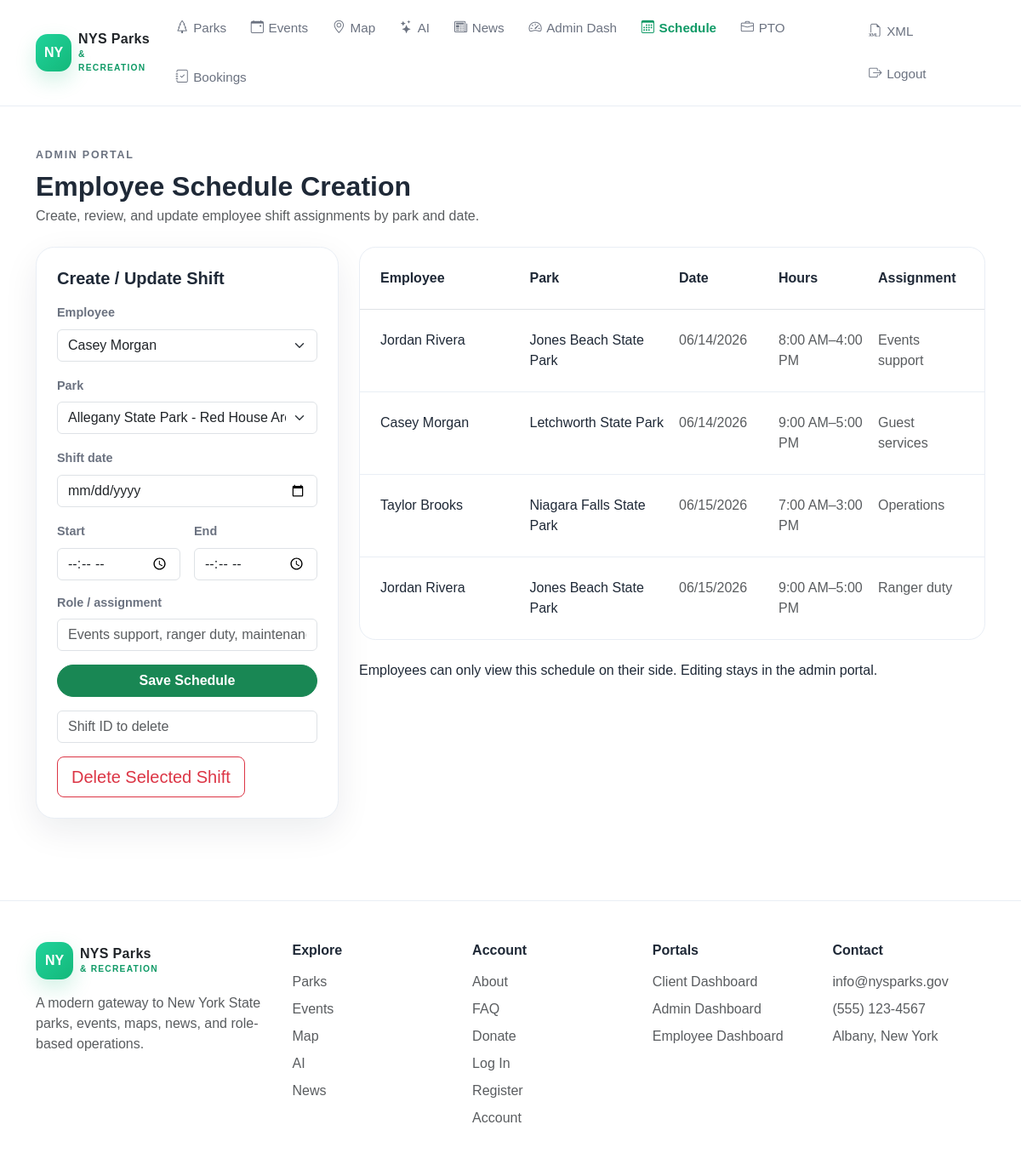
Page /admin-employee-schedule.php (signed in) on the committed database.
### tables this page shows
CREATE TABLE employee_schedules (
    id INT AUTO_INCREMENT PRIMARY KEY,
    employee_id INT NOT NULL,
    park_id INT NOT NULL,
    shift_date DATE NOT NULL,
    start_time TIME NOT NULL,
    end_time TIME NOT NULL,
    assignment VARCHAR(120) NOT NULL,
    schedule_status ENUM('scheduled','cancelled','completed') NOT NULL DEFAULT 'scheduled',
    notes TEXT NULL,
    created_by INT NULL,
    created_at DATETIME NOT NULL DEFAULT CURRENT_TIMESTAMP,
    updated_at DATETIME NOT NULL DEFAULT CURRENT_TIMESTAMP ON UPDATE CURRENT_TIMESTAMP,
    CONSTRAINT fk_sched_employee FOREIGN KEY (employee_id) REFERENCES users(id) ON DELETE CASCADE,
    CONSTRAINT fk_sched_park FOREIGN KEY (park_id) REFERENCES parks(id) ON DELETE RESTRICT,
    CONSTRAINT fk_sched_created_by FOREIGN KEY (created_by) REFERENCES users(id) ON DELETE SET NULL,
    CONSTRAINT chk_sched_times CHECK (start_time < end_time),
    INDEX idx_sched_employee_date (employee_id, shift_date),
    INDEX idx_sched_park_date (park_id, shift_date),
    INDEX idx_sched_status (schedule_status)
);

CREATE TABLE parks (
    id INT AUTO_INCREMENT PRIMARY KEY,
    name VARCHAR(150) NOT NULL UNIQUE,
    region VARCHAR(80) NOT NULL,
    park_type VARCHAR(60) NOT NULL,
    address_line VARCHAR(180) NOT NULL,
    city VARCHAR(80) NOT NULL,
    state CHAR(2) NOT NULL DEFAULT 'NY',
    zip_code VARCHAR(10) NOT NULL,
    hours VARCHAR(120) NOT NULL,
    total_fields INT NOT NULL DEFAULT 1,
    max_capacity INT NOT NULL DEFAULT 1,
    amenities TEXT NULL,
    description TEXT NOT NULL,
    image_url VARCHAR(255) NULL,
    image_alt VARCHAR(180) NULL,
    card_summary VARCHAR(255) NULL,
    latitude DECIMAL(9,6) NULL,
    longitude DECIMAL(9,6) NULL,
    is_featured TINYINT(1) NOT NULL DEFAULT 0,
    created_at DATETIME NOT NULL DEFAULT CURRENT_TIMESTAMP,
    updated_at DATETIME NOT NULL DEFAULT CURRENT_TIMESTAMP ON UPDATE CURRENT_TIMESTAMP,
    CONSTRAINT chk_parks_total_fields CHECK (total_fields >= 0),
    CONSTRAINT chk_parks_max_capacity CHECK (max_capacity > 0),
    INDEX idx_parks_region (region),
    INDEX idx_parks_type (park_type),
    INDEX idx_parks_featured (is_featured)
);

### bootstrap.php (called while the page is built, shortened)
<?php
function e(?string $value): string {
    return htmlspecialchars((string) $value, ENT_QUOTES, 'UTF-8');
}
function full_name(array $user): string {
    return trim(($user['first_name'] ?? '') . ' ' . ($user['last_name'] ?? ''));
}
function user_options(PDO $db, string $role='employee'): array {
    $stmt = $db->prepare("SELECT u.*, p.name AS park_name FROM users u LEFT JOIN parks p ON p.id=u.park_id WHERE u.role = ? AND u.account_status='active' ORDER BY u.first_name, u.last_name");
    $stmt->execute([$role]);
    return $stmt->fetchAll();
}
function park_options(PDO $db): array {
    return $db->query("SELECT * FROM parks ORDER BY name")->fetchAll();
}
?>

### admin-employee-schedule.php (the view, shortened to what this page needs)
<?php
require 'bootstrap.php';
$employees = user_options($db, 'employee');
$parks = park_options($db);
$schedules = $db->query("SELECT s.*, CONCAT(u.first_name, ' ', u.last_name) AS employee_name, p.name AS park_name FROM employee_schedules s JOIN users u ON u.id=s.employee_id JOIN parks p ON p.id=s.park_id ORDER BY s.shift_date ASC, s.start_time ASC")->fetchAll();
?><!DOCTYPE html>
<html lang="en">
<head>
  <link href="https://cdn.jsdelivr.net/npm/bootstrap@5.3.3/dist/css/bootstrap.min.css" rel="stylesheet" />
  <link rel="stylesheet" href="https://cdn.jsdelivr.net/npm/bootstrap-icons@1.11.3/font/bootstrap-icons.min.css" />
  <link rel="stylesheet" href="css/styles.css" />
</head>
<body data-page="admin-schedule">
  <header class="site-header">
    <nav class="container py-3 d-flex flex-column flex-lg-row align-items-lg-center justify-content-between gap-3">
      <section class="d-flex flex-column flex-lg-row align-items-lg-center gap-3 gap-lg-4">
        <a href="index.php" class="brand-link text-decoration-none d-inline-flex align-items-center gap-2">
          <span class="brand-badge">NY</span>
          <span class="brand-mark text-dark">
            NYS Parks<br />
            <small>&amp; RECREATION</small>
          </span>
        </a>
        <ul class="list-unstyled d-flex flex-wrap gap-3 gap-lg-4 m-0 align-items-center">
          <li><a href="parks.php" class="nav-link-custom" data-page-link="parks"><i class="bi bi-tree"></i>Parks</a></li>
          <li><a href="events.php" class="nav-link-custom" data-page-link="events"><i class="bi bi-calendar-event"></i>Events</a></li>
          <li><a href="map.php" class="nav-link-custom" data-page-link="map"><i class="bi bi-geo-alt"></i>Map</a></li>
          <li><a href="ai.php" class="nav-link-custom" data-page-link="ai"><i class="bi bi-stars"></i>AI</a></li>
          <li><a href="news.php" class="nav-link-custom" data-page-link="news"><i class="bi bi-newspaper"></i>News</a></li>
          <li><a href="admin-dashboard.php" class="nav-link-custom" data-page-link="admin-dashboard"><i class="bi bi-speedometer2"></i>Admin Dash</a></li>
          <li><a href="admin-employee-schedule.php" class="nav-link-custom active" data-page-link="admin-schedule"><i class="bi bi-calendar3"></i>Schedule</a></li>
          <li><a href="admin-pto.php" class="nav-link-custom" data-page-link="admin-pto"><i class="bi bi-briefcase"></i>PTO</a></li>
          <li><a href="admin-bookings.php" class="nav-link-custom" data-page-link="admin-bookings"><i class="bi bi-journal-check"></i>Bookings</a></li>
        </ul>
      </section>
      <ul class="list-unstyled d-flex flex-wrap gap-3 m-0 align-items-center">
        <li><a href="admin-xml.php" class="nav-link-custom" data-page-link="admin-xml"><i class="bi bi-filetype-xml"></i>XML</a></li>
        <li><a href="logout.php" class="nav-link-custom" data-page-link="logout"><i class="bi bi-box-arrow-right"></i>Logout</a></li>
      </ul>
    </nav>
  </header>
  <main class="py-5">
    <section class="container">
      <header class="mb-4">
        <p class="section-kicker mb-2">Admin portal</p>
        <h1 class="h2 fw-bold mb-1">Employee Schedule Creation</h1>
        <p class="text-muted mb-0">Create, review, and update employee shift assignments by park and date.</p>
      </header>
      <section class="row g-4">
        <article class="col-xl-4">
          <section class="form-panel p-4 h-100">
            <h2 class="h5 fw-bold mb-3">Create / Update Shift</h2>
            <form method="post">
              <label class="form-label">Employee</label>
              <select name="employee_id" class="form-select mb-3"><?php foreach ($employees as $emp): ?><option value="<?= $emp['id'] ?>"><?= e(full_name($emp)) ?></option><?php endforeach; ?></select>
              <label class="form-label">Park</label>
              <select name="park_id" class="form-select mb-3"><?php foreach ($parks as $park): ?><option value="<?= $park['id'] ?>"><?= e($park['name']) ?></option><?php endforeach; ?></select>
              <label class="form-label">Shift date</label>
              <input type="date" name="shift_date" class="form-control mb-3" required />
              <section class="row g-3">
                <article class="col-6"><label class="form-label">Start</label><input type="time" name="start_time" class="form-control" required /></article>
                <article class="col-6"><label class="form-label">End</label><input type="time" name="end_time" class="form-control" required /></article>
              </section>
              <label class="form-label mt-3">Role / assignment</label>
              <input type="text" name="assignment" class="form-control mb-3" placeholder="Events support, ranger duty, maintenance" required />
              <button type="submit" class="btn btn-success rounded-pill w-100 fw-semibold">Save Schedule</button>
            </form>
            <form method="post" class="mt-3">
              <div class="col-12 d-flex flex-wrap gap-3">
                <input type="number" name="schedule_id" class="form-control" placeholder="Shift ID to delete" />
                <button type="submit" class="btn btn-outline-danger btn-lg">Delete Selected Shift</button>
              </div>
            </form>
          </section>
        </article>
        <article class="col-xl-8">
          <section class="list-shell mb-4">
            <section class="p-4 border-bottom">
              <section class="row g-3">
                <article class="col-md-3 fw-bold">Employee</article>
                <article class="col-md-3 fw-bold">Park</article>
                <article class="col-md-2 fw-bold">Date</article>
                <article class="col-md-2 fw-bold">Hours</article>
                <article class="col-md-2 fw-bold">Assignment</article>
              </section>
            </section>
            <?php foreach ($schedules as $i => $row): ?>
            <section class="<?= $i < count($schedules) - 1 ? 'list-row' : '' ?> p-4"><section class="row g-3"><article class="col-md-3"><?= e($row['employee_name']) ?></article><article class="col-md-3"><?= e($row['park_name']) ?></article><article class="col-md-2 text-muted"><?= date('m/d/Y', strtotime($row['shift_date'])) ?></article><article class="col-md-2 text-muted"><?= date('g:i A', strtotime($row['start_time'])) ?>–<?= date('g:i A', strtotime($row['end_time'])) ?></article><article class="col-md-2 text-muted"><?= e($row['assignment']) ?></article></section></section>
            <?php endforeach; ?>
          </section>
          <section class="note-box">Employees can only view this schedule on their side. Editing stays in the admin portal.</section>
        </article>
      </section>
    </section>
  </main>
  <footer class="footer-shell py-5 mt-5">
    <section class="container"><section class="footer-five"><article class="footer-block footer-brand"><a href="index.php" class="brand-link text-decoration-none d-inline-flex align-items-center gap-2 mb-3"><span class="brand-badge">NY</span><span class="brand-mark text-dark">NYS Parks<br /><small>&amp; RECREATION</small></span></a><p class="text-muted mb-0">A modern gateway to New York State parks, events, maps, news, and role-based operations.</p></article><article class="footer-block"><h2 class="h6 fw-bold mb-3">Explore</h2><ul class="list-unstyled m-0"><li class="mb-2"><a href="parks.php" class="text-muted text-decoration-none">Parks</a></li><li class="mb-2"><a href="events.php" class="text-muted text-decoration-none">Events</a></li><li class="mb-2"><a href="map.php" class="text-muted text-decoration-none">Map</a></li><li class="mb-2"><a href="ai.php" class="text-muted text-decoration-none">AI</a></li><li class="mb-2"><a href="news.php" class="text-muted text-decoration-none">News</a></li></ul></article><article class="footer-block"><h2 class="h6 fw-bold mb-3">Account</h2><ul class="list-unstyled m-0"><li class="mb-2"><a href="about.php" class="text-muted text-decoration-none">About</a></li><li class="mb-2"><a href="faq.php" class="text-muted text-decoration-none">FAQ</a></li><li class="mb-2"><a href="donate.php" class="text-muted text-decoration-none">Donate</a></li><li class="mb-2"><a href="login.php" class="text-muted text-decoration-none">Log In</a></li><li class="mb-2"><a href="register.php" class="text-muted text-decoration-none">Register</a></li><li class="mb-2"><a href="account.php" class="text-muted text-decoration-none">Account</a></li></ul></article><article class="footer-block"><h2 class="h6 fw-bold mb-3">Portals</h2><ul class="list-unstyled m-0"><li class="mb-2"><a href="client-dashboard.php" class="text-muted text-decoration-none">Client Dashboard</a></li><li class="mb-2"><a href="admin-dashboard.php" class="text-muted text-decoration-none">Admin Dashboard</a></li><li class="mb-2"><a href="employee-dashboard.php" class="text-muted text-decoration-none">Employee Dashboard</a></li></ul></article><article class="footer-block"><h2 class="h6 fw-bold mb-3">Contact</h2><p class="text-muted mb-2">info@nysparks.gov</p><p class="text-muted mb-2">(555) 123-4567</p><p class="text-muted mb-0">Albany, New York</p></article></section></section>
  </footer>
</body>
</html>

### css/styles.css (style rules this page uses)
:root { --nys-green: #14b87a; --nys-green-dark: #0f9a66; --nys-teal: #74f0cf; --nys-navy: #0f1834; --nys-navy-2: #142347; --nys-text: #1f2937; --nys-muted: #6b7280; --nys-border: #e9eef5; --nys-surface: #ffffff; --nys-surface-soft: #f7fafc; --nys-shadow: 0 14px 40px rgba(15, 24, 52, 0.08); --nys-radius-lg: 1.35rem; --nys-radius-xl: 1.75rem; }
html { scroll-behavior: smooth; }
body { margin: 0; font-family: Arial, Helvetica, sans-serif; color: var(--nys-text); background: #ffffff; }
a { transition: 0.2s ease; }
main { min-height: calc(100vh - 170px); }
.site-header { background: rgba(255, 255, 255, 0.94); backdrop-filter: blur(8px); border-bottom: 1px solid var(--nys-border); position: sticky; top: 0; z-index: 1000; }
.brand-link { color: inherit; }
.brand-badge { width: 44px; height: 44px; border-radius: 14px; display: inline-flex; align-items: center; justify-content: center; background: linear-gradient(135deg, #20d39b, #14b87a); color: #ffffff; font-weight: 700; box-shadow: 0 10px 24px rgba(20, 184, 122, 0.2); }
.brand-mark { line-height: 1; font-weight: 700; letter-spacing: 0.02em; }
.brand-mark small { color: var(--nys-green-dark); letter-spacing: 0.12em; font-size: 0.64rem; }
.nav-link-custom { color: var(--nys-muted); font-size: 0.95rem; font-weight: 500; text-decoration: none; padding: 0.35rem 0.15rem; display: inline-flex; align-items: center; gap: 0.35rem; }
.active-link { color: var(--nys-green-dark); font-weight: 700; }
.section-kicker { color: var(--nys-muted); text-transform: uppercase; letter-spacing: 0.14em; font-size: 0.78rem; font-weight: 700; }
.list-shell { background: #ffffff; border: 1px solid var(--nys-border); border-radius: 1.2rem; overflow: hidden; }
.list-row { border-bottom: 1px solid var(--nys-border); }
.form-panel { background: #ffffff; border-radius: 1.35rem; border: 1px solid var(--nys-border); box-shadow: var(--nys-shadow); }
.form-label { font-size: 0.9rem; font-weight: 700; color: var(--nys-muted); }
.footer-shell { border-top: 1px solid var(--nys-border); background: #ffffff; }
.footer-five { display: flex; flex-wrap: wrap; gap: 2rem; align-items: flex-start; }
.footer-five .footer-block { flex: 1 1 180px; min-width: 0; }
.footer-five .footer-brand { flex: 1.35 1 260px; }
@media (min-width: 992px) { .footer-five { flex-wrap: nowrap !important; gap: 2rem; } }
@media (min-width: 992px) { .footer-five .footer-block { flex: 1 1 0 !important; width: auto !important; } }
@media (min-width: 992px) { .footer-five .footer-brand { flex: 1.5 1 0 !important; } }
.site-header { position: sticky; top: 0; z-index: 1030; }

### rows in the picture
employee_schedules: employee_name "Jordan Rivera", park.name "Jones Beach State Park", shift_date "06/14/2026", start_time "8:00 AM", end_time "4:00 PM", assignment "Events support"
employee_schedules: employee_name "Casey Morgan", park.name "Letchworth State Park", shift_date "06/14/2026", start_time "9:00 AM", end_time "5:00 PM", assignment "Guest services"
employee_schedules: employee_name "Taylor Brooks", park.name "Niagara Falls State Park", shift_date "06/15/2026", start_time "7:00 AM", end_time "3:00 PM", assignment "Operations"
employee_schedules: employee_name "Jordan Rivera", park.name "Jones Beach State Park", shift_date "06/15/2026", start_time "9:00 AM", end_time "5:00 PM", assignment "Ranger duty"

### other values in the picture
form field employee_id "Casey Morgan"
form field park_id "Allegany State Park - Red House Area"
